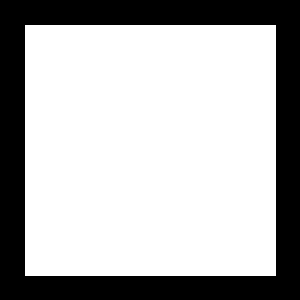
#> input picture opencv_project_practice/Lab1/data/rectangle.bmp, 300 x 300 px, found by its file name
$ python ex04.py
#> lines starting #> are read from the running program, lines starting #| are printed output that depends on the picture; after the words box and inside, x2 and y2 are one past the last pixel; in counts of white or black regions, pixels touching at a corner belong together
import cv2


def ex4():
    # 以灰度模式读取矩形图像和圆形图像
    rectangle = cv2.imread('./rectangle.bmp', cv2.IMREAD_GRAYSCALE)
#> rectangle: shape (300, 300); 70% white; 1 black region, box (x1, y1, x2, y2) and area: (0, 0, 300, 300) 26999
    circle = cv2.imread('./circle.bmp', cv2.IMREAD_GRAYSCALE)
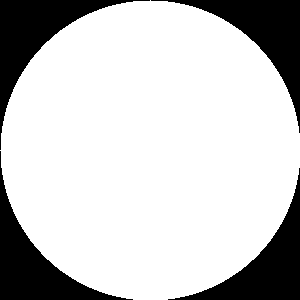
#> input picture opencv_project_practice/Lab1/data/circle.bmp, 300 x 300 px, found by its file name
#> circle: shape (300, 300); 78.5% white; 4 black regions, box (x1, y1, x2, y2) and area: (0, 0, 150, 150) 4980, (151, 0, 300, 133) 4830, (0, 151, 133, 300) 4830, (168, 168, 300, 300) 4681

    # 对两个图像进行按位与和按位异或操作
    ret_1 = cv2.bitwise_and(rectangle, circle)
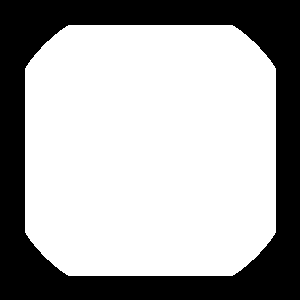
#> ret_1: shape (300, 300); 66.4% white; 1 black region, box (x1, y1, x2, y2) and area: (0, 0, 300, 300) 30235
    ret_2 = cv2.bitwise_xor(rectangle, circle)
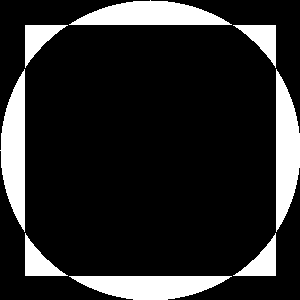
#> ret_2: shape (300, 300); 15.7% white; 8 white regions, largest, box (x1, y1, x2, y2) and area: (69, 0, 232, 25) 2729, (0, 69, 25, 232) 2729, (276, 69, 300, 232) 2728

    # 显示处理后的图像
    cv2.imshow('Experiment 4-a', ret_1)
    cv2.imshow('Experiment 4-b', ret_2)
    cv2.waitKey(0)


if __name__ == '__main__':
    # 调用ex4函数
    ex4()
